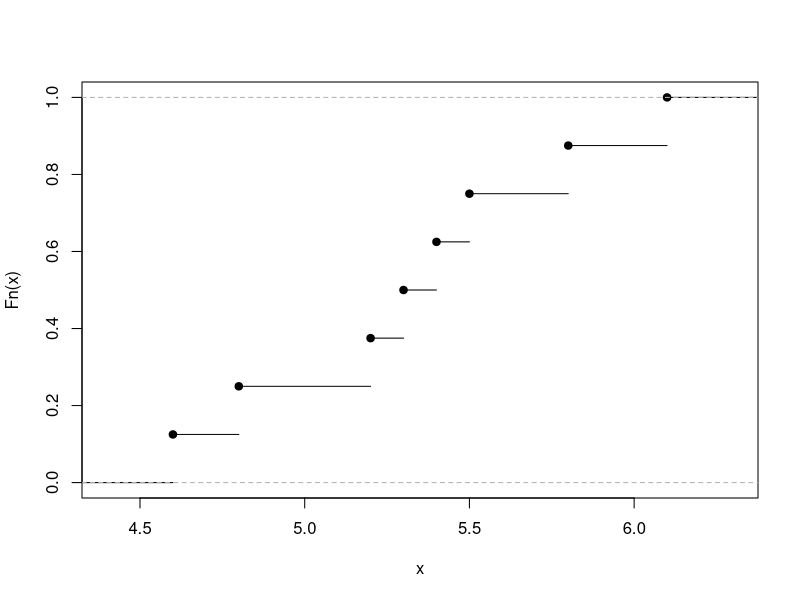
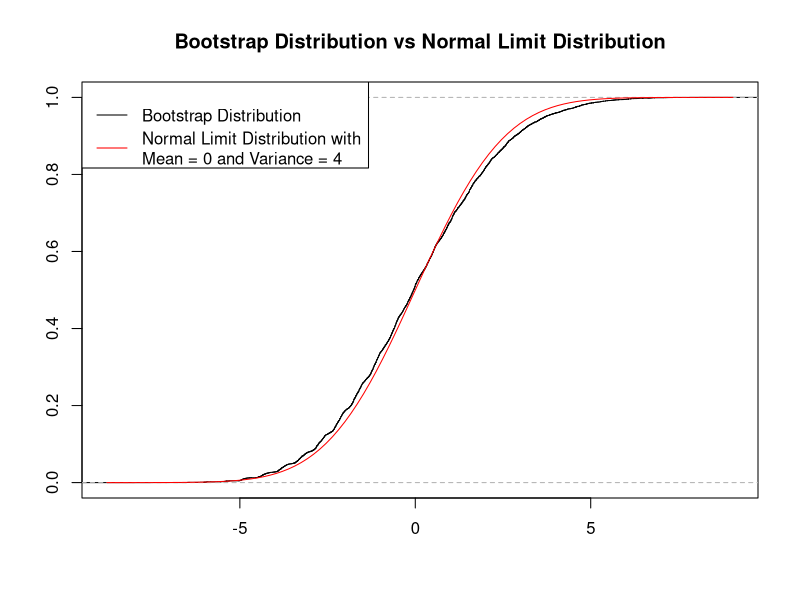
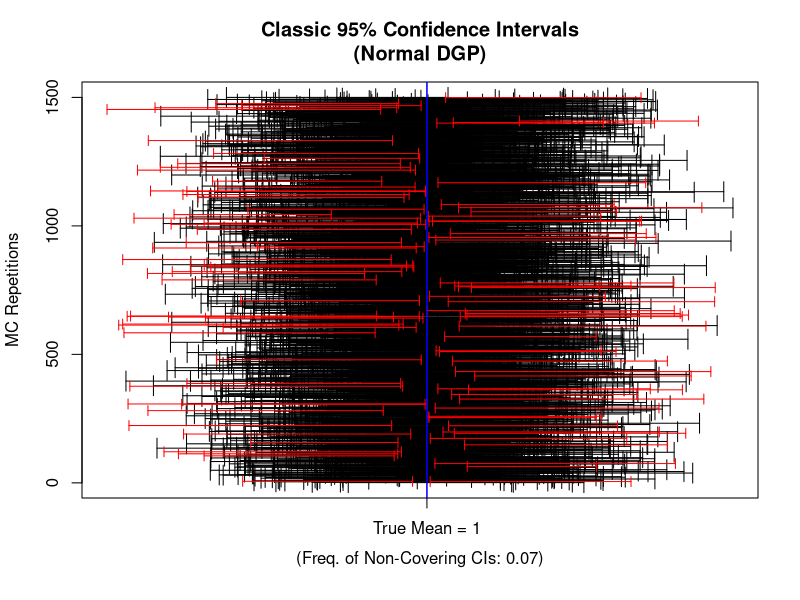
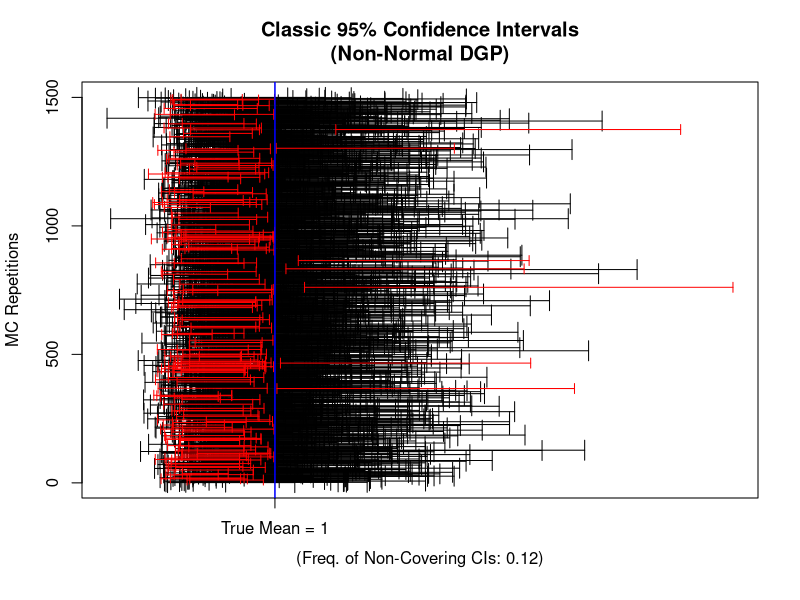
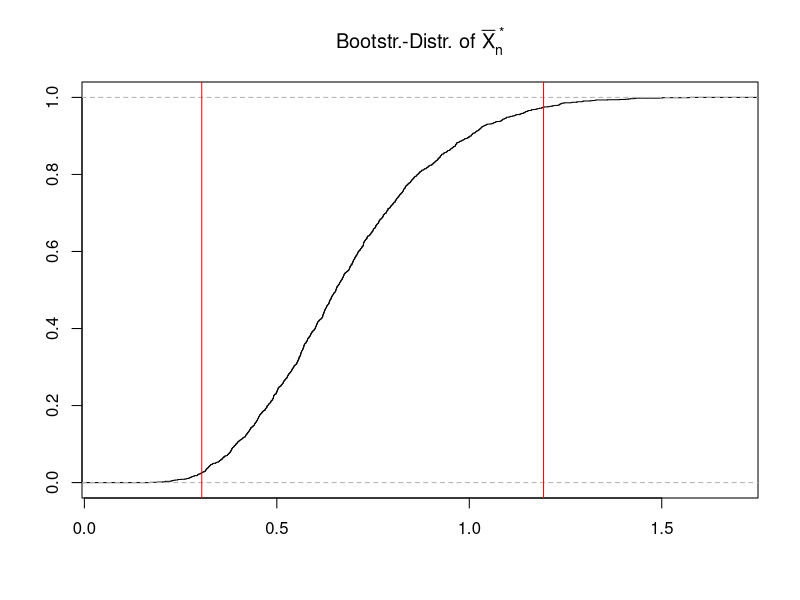
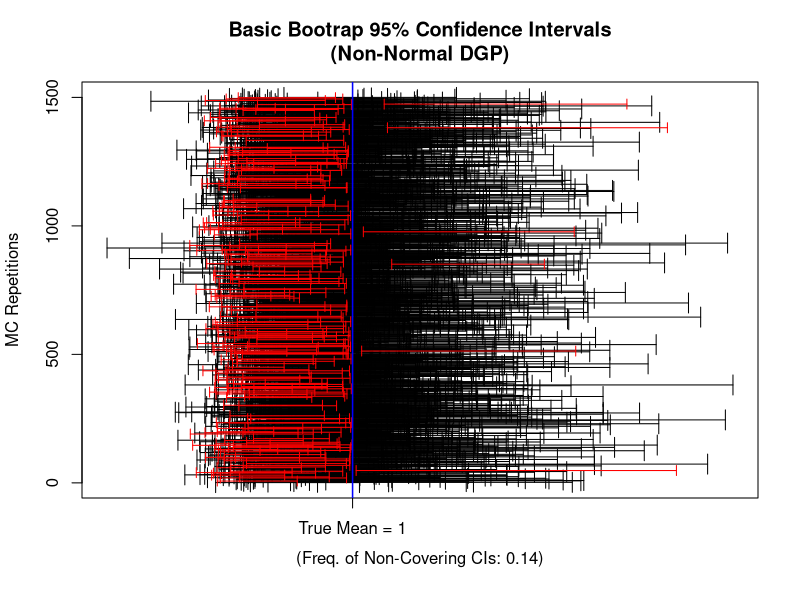
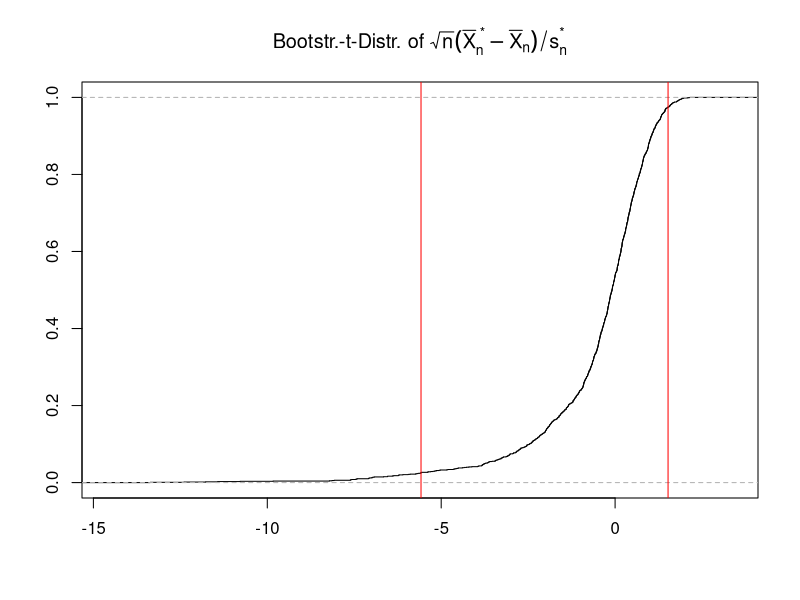
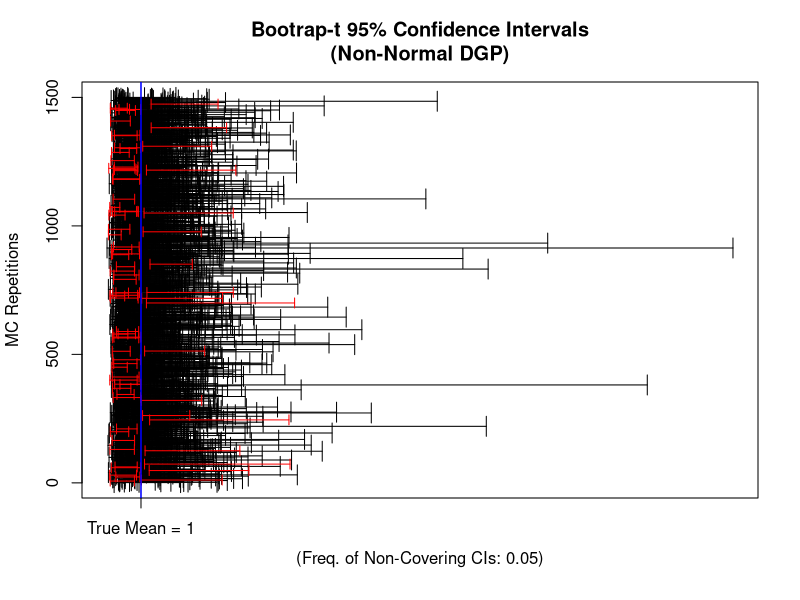

Source code (R) for these figures, in order:
## ---- chunk 1

observedSample <- c(5.20, 4.80, 5.30, 4.60, 
                    6.10, 5.40, 5.80, 5.50)

myecdf_fun     <- ecdf(observedSample)

plot(myecdf_fun, main="")
## ---- chunk 2
## Note: ecdf() returns a function that can be evaluated! 
myecdf_fun(5.0)
## ---- chunk 3
n         <- length(observedSample)

resample1 <- sample(observedSample, 
                   size    = n, 
                   replace = TRUE)
resample1
resample2 <- sample(observedSample, 
                   size    = n, 
                   replace = TRUE)
resample2
resample3 <- sample(observedSample, 
                   size    = n, 
                   replace = TRUE)
resample3
## ---- chunk 4
set.seed(123)
observedSample <- rchisq(n = 8, df = 2)
# round(observedSample, 2)
## ---- chunk 5
observedSample <- c(0.36, 3.39, 3.24, 4.90, 
                    1.76, 5.33, 7.77, 1.93)
## ---- chunk 6
## generating one realization of the bootstrap sample
bootSample <- sample(x       = observedSample, 
                     size    = length(observedSample), 
                     replace = TRUE)

## computing the realization of the bootstrap estimator
mean(bootSample)
## ---- chunk 7
n                <- length(observedSample)
Xbar             <- mean(observedSample)

m                <- 10000 # number of bootstrap samples 
Xbar_boot        <- vector(mode = "double", length = m)

## Bootstrap algorithm
for(k in seq_len(m)){
 bootSample          <- sample(x       = observedSample, 
                               size    = n, 
                               replace = TRUE)
 Xbar_boot[k]        <- mean(bootSample)
}

plot(ecdf( sqrt(n) * (Xbar_boot - Xbar) ), 
     xlab = "", ylab = "", 
     main = "Bootstrap Distribution vs Normal Limit Distribution")
curve(pnorm(x, mean = 0, sd = sqrt(4)), col = "red", add = TRUE)     
legend("topleft", 
       legend = c("Bootstrap Distribution", 
                  "Normal Limit Distribution with\nMean = 0 and Variance = 4"), 
      col = c("black", "red"), lty = c(1,1))
## ---- chunk 8
round(n * var(Xbar_boot), 2)
## ---- chunk 9
##  Setup:
n     <-   20 # Sample Size
mean  <-    1 # Mean
sdev  <-    2 # Standard Deviation
alpha <- 0.05 # Level

set.seed(123)
B          <- 1500 # MC repetitions
CI.lo.vec  <- rep(NA, B)
CI.up.vec  <- rep(NA, B)
  
## MC-Simulation:
for(b in 1:B){
  ## Data Generating Process:
  X.sample     <- rnorm(n=n, mean = mean, sd = sdev) 
  ## Estimates:
  X.bar.MC     <- mean(X.sample)
  sd.hat.MC    <- sd(X.sample)
  ## Classic CIs:
  
  CI.lo.vec[b] <- X.bar.MC - qnorm(p = 1-alpha/2)*(sd.hat.MC/sqrt(n))
  CI.up.vec[b] <- X.bar.MC + qnorm(p = 1-alpha/2)*(sd.hat.MC/sqrt(n))

  #CI.lo.vec[b] <- X.bar.MC - qt(p = 1-alpha/2, df=n-1)*(sd.hat.MC/sqrt(n))
  #CI.up.vec[b] <- X.bar.MC + qt(p = 1-alpha/2, df=n-1)*(sd.hat.MC/sqrt(n))
}

## How often does the classic CI cover the true mean?
CI.checks      <- CI.lo.vec <= mean  &  mean <= CI.up.vec
freq.non.cover <- length(CI.checks[CI.checks==FALSE])/B

## Plot
plot(x=0,y=0,xlim=range(CI.lo.vec, CI.up.vec), ylim=c(1,B), type="n", 
     ylab="MC Repetitions", xlab="", axes = FALSE, 
     main="Classic 95% Confidence Intervals\n(Normal DGP)")
axis(1, at=c(1), labels ="True Mean = 1")
axis(2); box()
mtext(side = 1, text=paste0("(Freq. of Non-Covering CIs: ",
      round(freq.non.cover,digits = 2),")"), line = 2.5)
## Covering CIs:
arrows(x0=CI.lo.vec[CI.checks==TRUE], 
       x1=CI.up.vec[CI.checks==TRUE], 
       y0=c(1:B)[CI.checks==TRUE], y1=c(1:B)[CI.checks==TRUE], 
       angle=90, code = 3, length = .1, col="black")
## Non-Covering CIs:
arrows(x0=CI.lo.vec[CI.checks==FALSE], 
       x1=CI.up.vec[CI.checks==FALSE], 
       y0=c(1:B)[CI.checks==FALSE], y1=c(1:B)[CI.checks==FALSE], 
       angle=90, code = 3, length = .05, col="red")
abline(v=mean,col="blue", lwd=1.5)
## ---- chunk 10
## Setup:
n     <-   20  # Sample Size
df    <-    1  # (=> mean==1)
alpha <- 0.05 # Level

set.seed(123)
B          <- 1500 # MC repetitions
CI.lo.vec  <- rep(NA, B)
CI.up.vec  <- rep(NA, B)
  
## MC-Simulation:
for(b in 1:B){
  ## Data Generating Process:
  X.sample     <- rchisq(n, df=df)
  ## Estimates:
  X.bar.MC     <- mean(X.sample)
  sd.hat.MC    <- sd(X.sample)
  ## Classic CIs:
  
  CI.lo.vec[b] <- X.bar.MC - qnorm(p = 1-alpha/2)*(sd.hat.MC/sqrt(n))
  CI.up.vec[b] <- X.bar.MC + qnorm(p = 1-alpha/2)*(sd.hat.MC/sqrt(n))
  
  #CI.lo.vec[b] <- X.bar.MC - qt(p = 1-alpha/2, df=n-1)*(sd.hat.MC/sqrt(n))
  #CI.up.vec[b] <- X.bar.MC + qt(p = 1-alpha/2, df=n-1)*(sd.hat.MC/sqrt(n))
}

## How often does the classic CI cover the true mean?
CI.checks      <- CI.lo.vec <= mean  &  mean <= CI.up.vec
freq.non.cover <- length(CI.checks[CI.checks==FALSE])/B

## Plot
plot(x=0,y=0,xlim=range(CI.lo.vec, CI.up.vec), ylim=c(1,B), type="n", 
     ylab="MC Repetitions", xlab="", axes = FALSE, 
     main="Classic 95% Confidence Intervals\n(Non-Normal DGP)")
axis(1, at=c(1), labels ="True Mean = 1")
axis(2); box()
mtext(side = 1, text=paste0("(Freq. of Non-Covering CIs: ",
      round(freq.non.cover,digits = 2),")"), line = 2.5)
## Covering CIs:
arrows(x0=CI.lo.vec[CI.checks==TRUE], 
       x1=CI.up.vec[CI.checks==TRUE], 
       y0=c(1:B)[CI.checks==TRUE], y1=c(1:B)[CI.checks==TRUE], 
       angle=90, code = 3, length = .1, col="black")
## Non-Covering CIs:
arrows(x0=CI.lo.vec[CI.checks==FALSE], 
       x1=CI.up.vec[CI.checks==FALSE], 
       y0=c(1:B)[CI.checks==FALSE], y1=c(1:B)[CI.checks==FALSE], 
       angle=90, code = 3, length = .05, col="red")
abline(v=mean,col="blue", lwd=1.5)
## ---- chunk 11
## Setup:
n     <-   20  # Sample Size
df    <-    1  # (=> mean==1)

## IID random sample:
set.seed(123)
S_n  <- rchisq(n, df=df)

## Empirical mean:
(X.bar <- mean(S_n))
## ---- chunk 12
## Bootstr-Setup:
alpha            <- 0.05
n.Bootsrap.draws <- 1500

## Generate bootstap samples:
Bootstr.Samples  <- matrix(NA, nrow=n, ncol=n.Bootsrap.draws)

for(j in 1:n.Bootsrap.draws){
  Bootstr.Samples[,j] <- sample(x=S_n, size=n, replace = TRUE)
}
## Boostrap draws of \bar{X}_n^*:
X.bar.bootstr.vec <- apply(X = Bootstr.Samples, MARGIN = 2, FUN = mean)

## Quantile of the bootstr.-distribution of \bar{X}_n^*:
q.1 <- quantile(X.bar.bootstr.vec, probs = 1-alpha/2)
q.2 <- quantile(X.bar.bootstr.vec, probs = alpha/2)
## plot
plot(ecdf(X.bar.bootstr.vec), xlab="", ylab="",
     main=expression(paste("Bootstr.-Distr. of ",bar(X)[n]^{" *"})))
abline(v=c(q.1,q.2),col="red")
## ---- chunk 13
## Basic Bootstrap Confidence Interval:
CI.Basic.Bootstr.lo <- 2*X.bar - q.1
CI.Basic.Bootstr.up <- 2*X.bar - q.2

## Re-labeling of otherwise false names:
attr(CI.Basic.Bootstr.lo, "names") <- c("2.5%")
attr(CI.Basic.Bootstr.up, "names") <- c("97.5%")
##
c(CI.Basic.Bootstr.lo, CI.Basic.Bootstr.up)
## ---- chunk 14
## Setup:
n     <-   20  # Sample Size
df    <-    1  # (=> mean==1)
mean  <-   df
alpha <- 0.05 # Level
n.Bootsrap.draws <- 1500

## MC-Setup:
set.seed(123)
B          <- 1500 # MC repetitions
CI.Basic.Bstr.lo.vec <- rep(NA, B)
CI.Basic.Bstr.up.vec <- rep(NA, B)

## MC-Simulation:
for(b in 1:B){
  ## Data Generating Process:
  S_n.MC        <- rchisq(n, df=df)
  ## Estimate:
  X.bar.MC      <- mean(S_n.MC)
  ## 
  Bootstr.Samples.MC  <- matrix(NA, nrow=n, ncol=n.Bootsrap.draws)
  for(j in 1:n.Bootsrap.draws){
    Bootstr.Samples.MC[,j] <- sample(x=S_n.MC, size=n, replace = TRUE)
  }
  X.bar.bootstr.MC.vec <- apply(X = Bootstr.Samples.MC, MARGIN = 2, FUN = mean)
  ## (1-alpha/2)-quantile:
  q.1.MC <- quantile(X.bar.bootstr.MC.vec, probs = 1-alpha/2)
  q.2.MC <- quantile(X.bar.bootstr.MC.vec, probs = alpha/2)
  ## Basic Bootstrap CIs:
  CI.Basic.Bstr.lo.vec[b] <- 2*X.bar.MC - q.1.MC
  CI.Basic.Bstr.up.vec[b] <- 2*X.bar.MC - q.2.MC
}

## How often does the classic CI cover the true mean?
CI.checks      <- CI.Basic.Bstr.lo.vec<=mean & mean<=CI.Basic.Bstr.up.vec
freq.non.cover <- length(CI.checks[CI.checks==FALSE])/B

## Plot
plot(x=0,y=0,xlim=range(CI.Basic.Bstr.lo.vec, CI.Basic.Bstr.up.vec), 
     ylim=c(1,B), type="n", 
     ylab="MC Repetitions", xlab="", axes = FALSE, 
     main="Basic Bootrap 95% Confidence Intervals\n(Non-Normal DGP)")
axis(1, at=c(1), labels ="True Mean = 1")
axis(2); box()
mtext(side = 1, text=paste0("(Freq. of Non-Covering CIs: ",
      round(freq.non.cover,digits = 2),")"), line = 2.5)
## Covering CIs:
arrows(x0=CI.Basic.Bstr.lo.vec[CI.checks==TRUE], 
       x1=CI.Basic.Bstr.up.vec[CI.checks==TRUE], 
       y0=c(1:B)[CI.checks==TRUE], y1=c(1:B)[CI.checks==TRUE], 
       angle=90, code = 3, length = .1, col="black")
## Non-Covering CIs:
arrows(x0=CI.Basic.Bstr.lo.vec[CI.checks==FALSE], 
       x1=CI.Basic.Bstr.up.vec[CI.checks==FALSE], 
       y0=c(1:B)[CI.checks==FALSE], y1=c(1:B)[CI.checks==FALSE], 
       angle=90, code = 3, length = .05, col="red")
abline(v=mean,col="blue", lwd=1.5)
## ---- chunk 15
## Setup:
n     <-   20  # Sample Size
df    <-    1  # (=> mean==1)

## IID random sample:
set.seed(123)
S_n  <- rchisq(n, df=df)

## Empirical mean and sd:
X.bar   <- mean(S_n)
sd.hat  <- sd(S_n)

## Bootstr-Setup:
alpha            <- 0.05
n.Bootsrap.draws <- 1500

## Generate bootstap samples:
Bootstr.Samples  <- matrix(NA, nrow=n, ncol=n.Bootsrap.draws)

for(j in 1:n.Bootsrap.draws){
  Bootstr.Samples[,j] <- sample(x=S_n, size=n, replace = TRUE)
}
## Compute boostrap draws of (\bar{X}_n^*-\bar{X}_n)/\hat{\sigma}^\ast:
X.bar.bootstr.vec    <- apply(X = Bootstr.Samples, MARGIN = 2, FUN = mean)
sd.bootstr.vec       <- apply(X = Bootstr.Samples, MARGIN = 2, FUN = sd)
##
Bootstr.t.sample.vec <- sqrt(n)*(X.bar.bootstr.vec - X.bar)/sd.bootstr.vec
## Quantile of the bootstr.-distribution of \bar{X}_n^*:
q.1 <- quantile(Bootstr.t.sample.vec, probs = 1-alpha/2)
q.2 <- quantile(Bootstr.t.sample.vec, probs = alpha/2)
## plot
plot(ecdf(Bootstr.t.sample.vec), xlab="", ylab="",
     main=expression(paste("Bootstr.-t-Distr. of ",
          sqrt(n)(bar(X)[n]^{" *"}-bar(X)[n])/s[n]^{"*"})))
abline(v=c(q.1,q.2),col="red")
## ---- chunk 16
## Basic Bootstrap Confidence Interval:
CI.Bstr.t.lo <- X.bar - q.1 * sd.hat/sqrt(n)
CI.Bstr.t.up <- X.bar - q.2 * sd.hat/sqrt(n)

## Re-labeling of otherwise false names:
attr(CI.Bstr.t.lo, "names") <- c("2.5%")
attr(CI.Bstr.t.up, "names") <- c("97.5%")
##
c(CI.Bstr.t.lo, CI.Bstr.t.up)
## ---- chunk 17
## Setup:
n     <-   20  # Sample Size
df    <-    1  # (=> mean==1)
mean  <-   df
alpha <- 0.05 # Level
n.Bootsrap.draws <- 1500

## MC-Setup:
set.seed(123)
B          <- 1500 # MC repetitions
CI.Bstr.t.lo.vec <- rep(NA, B)
CI.Bstr.t.up.vec <- rep(NA, B)

## MC-Simulation:
for(b in 1:B){
  ## Data Generating Process:
  S_n.MC        <- rchisq(n, df=df)
  ## Estimates:
  X.bar.MC      <- mean(S_n.MC)
  sd.MC         <- sd(S_n.MC)
  ## 
  Bootstr.Samples.MC  <- matrix(NA, nrow=n, ncol=n.Bootsrap.draws)
  for(j in 1:n.Bootsrap.draws){
    Bootstr.Samples.MC[,j] <- sample(x=S_n.MC, size=n, replace = TRUE)
  }
  X.bar.bootstr.MC.vec <- apply(X = Bootstr.Samples.MC, MARGIN = 2, FUN = mean)
  sd.bootstr.MC.vec    <- apply(X = Bootstr.Samples.MC, MARGIN = 2, FUN = sd)
  ## Make it a "Bootstrap-t" sample:
  Bootstr.t.MC.vec     <- sqrt(n)*(X.bar.bootstr.MC.vec - X.bar.MC)/sd.bootstr.MC.vec
  ## (1-alpha/2)-quantile:
  q.1.MC <- quantile(Bootstr.t.MC.vec, probs = 1-alpha/2)
  q.2.MC <- quantile(Bootstr.t.MC.vec, probs = alpha/2)
  ## Basic Bootstrap CIs:
  CI.Bstr.t.lo.vec[b] <- X.bar.MC - q.1.MC * sd.MC/sqrt(n)
  CI.Bstr.t.up.vec[b] <- X.bar.MC - q.2.MC * sd.MC/sqrt(n)
}

## How often does the classic CI cover the true mean?
CI.checks      <- CI.Bstr.t.lo.vec<=mean & mean<=CI.Bstr.t.up.vec
freq.non.cover <- length(CI.checks[CI.checks==FALSE])/B

## Plot
plot(x=0,y=0,xlim=range(CI.Bstr.t.lo.vec, CI.Bstr.t.up.vec), 
     ylim=c(1,B), type="n", 
     ylab="MC Repetitions", xlab="", axes = FALSE, 
     main="Bootrap-t 95% Confidence Intervals\n(Non-Normal DGP)")
axis(1, at=c(1), labels ="True Mean = 1")
axis(2); box()
mtext(side = 1, text=paste0("(Freq. of Non-Covering CIs: ",
      round(freq.non.cover,digits = 2),")"), line = 2.5)
## Covering CIs:
arrows(x0=CI.Bstr.t.lo.vec[CI.checks==TRUE], 
       x1=CI.Bstr.t.up.vec[CI.checks==TRUE], 
       y0=c(1:B)[CI.checks==TRUE], y1=c(1:B)[CI.checks==TRUE], 
       angle=90, code = 3, length = .1, col="black")
## Non-Covering CIs:
arrows(x0=CI.Bstr.t.lo.vec[CI.checks==FALSE], 
       x1=CI.Bstr.t.up.vec[CI.checks==FALSE], 
       y0=c(1:B)[CI.checks==FALSE], y1=c(1:B)[CI.checks==FALSE], 
       angle=90, code = 3, length = .05, col="red")
abline(v=mean,col="blue", lwd=1.5)
